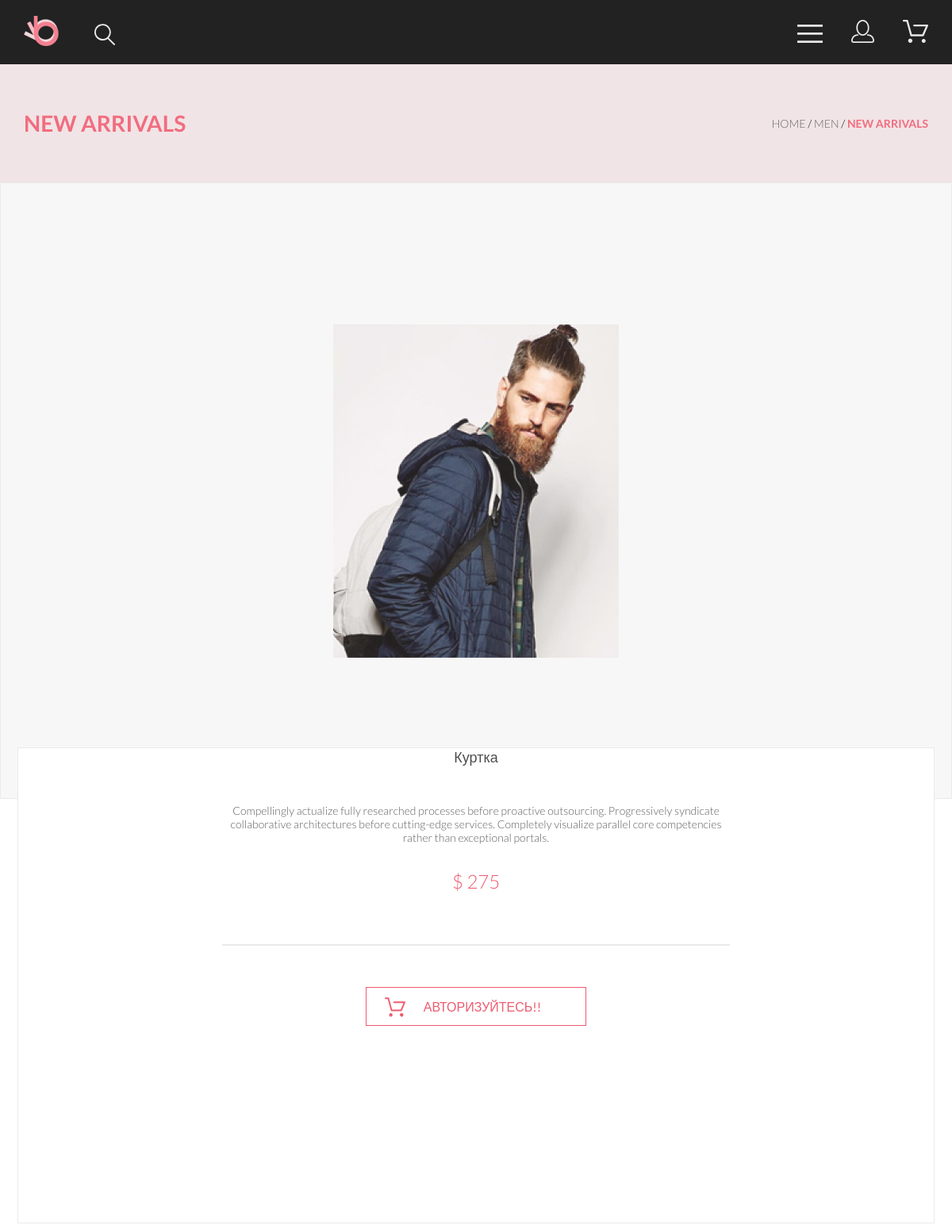
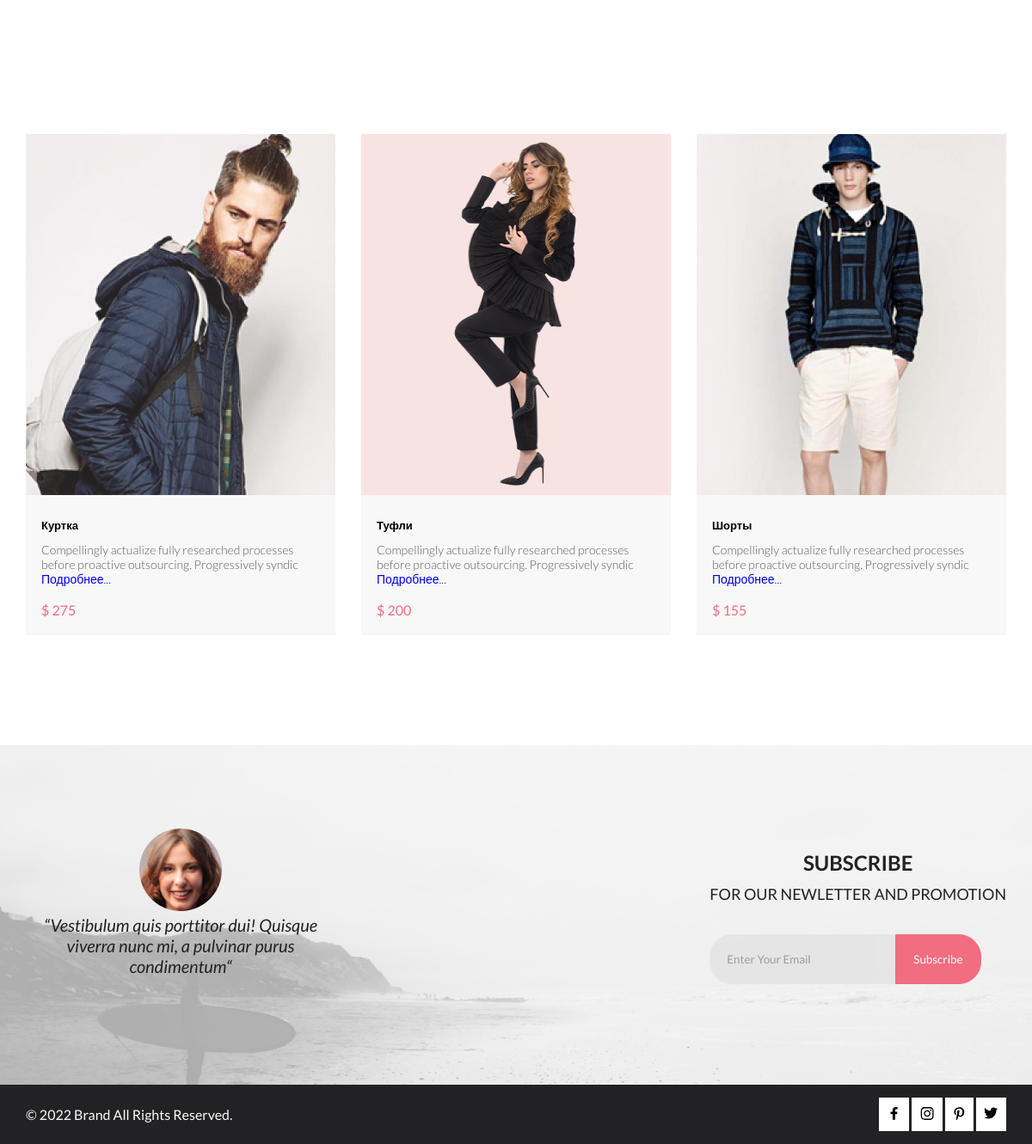
The page /product.php?id=4 on the database its author committed (2 pictures, top to bottom).
### tables this page shows
CREATE TABLE `goods` (
  `id` int NOT NULL,
  `name` text,
  `description` text,
  `price` int DEFAULT NULL,
  `collection_id` int DEFAULT NULL,
  `color` text,
  `size` int DEFAULT NULL,
  `img` text,
  `data_create` datetime NOT NULL DEFAULT CURRENT_TIMESTAMP,
  `views` int DEFAULT NULL
);

### public/product.php (the view, shortened to what this page needs)
<?php
include_once 'templates/head.php';
?>
<body>
    <?php
    include_once 'templates/header.php'
    ?>
    <div class="title">
        <div class="container title_wrap">
            <div class="title_name">
                <h1>NEW ARRIVALS </h1>
            </div>
            <div class="breadcrumbs">
                <p><a class="breadcrumbs-link" href="index.html">HOME</a> / <a class="breadcrumbs-link" href="#">MEN</a>
                    / <span class="breadcrumbs_red">NEW
                        ARRIVALS</span> </p>
            </div>
        </div>
    </div>
    <main class="content">
        <div class="content_wrap">
            <?php
            $id_good = $_GET['id'];
            $sql = "SELECT * FROM `goods` WHERE id=$id_good;";
            $result = mysqli_query($connect, $sql);
            $rows = mysqli_fetch_all($result, MYSQLI_ASSOC);
            foreach ($rows as $row) {
            ?>
            <div class="slide">
                <img class="slide_img" src="img/<?= $row['img'] ?>" alt="photo">
            </div>
            <div class="container description">
                <div class="container_des">
                    <h3 class="description__name-product"><?= $row['name'] ?></h3>
                    <p class="description__tx"><?= $row['description'] ?></p>
                    <p class="description__price">$ <?= $row['price'] ?></p>
                    <hr class="description__hr">
                    <?php
                        if ($_SESSION['id_user']) {
                        ?>
                    <a href="../models/basket.php?id=<?= $row['id'] ?>&active=add" class="description__btn link">
                        <svg width="27" height="25" viewBox="0 0 27 25" xmlns="http://www.w3.org/2000/svg">
                            <path
                                d="M5.49847 22.185C5.50635 21.752 5.64091 21.3309 5.88519 20.9748C6.12947 20.6186 6.47261 20.3431 6.87158 20.1828C7.27055 20.0226 7.7076 19.9848 8.12781 20.0741C8.54802 20.1635 8.93269 20.376 9.23358 20.685C9.53447 20.994 9.73817 21.3857 9.81909 21.811C9.90002 22.2363 9.85453 22.6763 9.68842 23.0756C9.52231 23.475 9.24296 23.8161 8.88538 24.0559C8.52779 24.2957 8.10791 24.4237 7.67847 24.4237C7.38955 24.4211 7.10399 24.3611 6.83807 24.2472C6.57216 24.1333 6.3311 23.9676 6.12866 23.7597C5.92623 23.5518 5.76639 23.3057 5.65826 23.0355C5.55013 22.7653 5.49584 22.4763 5.49847 22.185ZM21.3045 24.4237C20.8711 24.4303 20.4453 24.3087 20.0797 24.074C19.7141 23.8393 19.4247 23.5017 19.2471 23.103C19.0696 22.7042 19.0117 22.2618 19.0806 21.8303C19.1496 21.3988 19.3423 20.9971 19.6351 20.6748C19.9278 20.3524 20.3077 20.1236 20.728 20.0165C21.1482 19.9095 21.5903 19.929 21.9997 20.0724C22.4091 20.2159 22.7679 20.4771 23.0317 20.8238C23.2956 21.1706 23.453 21.5877 23.4845 22.0236C23.5269 22.6155 23.3369 23.2004 22.9555 23.6523C22.7706 23.8745 22.5436 24.0574 22.2877 24.1901C22.0319 24.3227 21.7524 24.4025 21.4655 24.4247L21.3045 24.4237ZM8.59351 17.4855C8.38116 17.4851 8.17488 17.414 8.00671 17.2833C7.83855 17.1525 7.71792 16.9694 7.66351 16.7624L3.73651 2.19527H0.978516C0.719001 2.19527 0.470064 2.09128 0.28656 1.90622C0.103056 1.72116 0 1.47018 0 1.20847C0 0.946764 0.103056 0.695782 0.28656 0.510726C0.470064 0.325669 0.719001 0.22168 0.978516 0.22168H4.45752C4.66982 0.222254 4.876 0.293463 5.04413 0.424184C5.21226 0.554905 5.33295 0.737883 5.38751 0.944787L9.31451 15.5119H20.0185L23.5765 7.12665H11.7185C11.459 7.12665 11.2101 7.02266 11.0266 6.83761C10.8431 6.65255 10.74 6.40157 10.74 6.13986C10.74 5.87815 10.8431 5.62717 11.0266 5.44211C11.2101 5.25705 11.459 5.15306 11.7185 5.15306H25.0535C25.2131 5.15352 25.3701 5.19451 25.5099 5.27223C25.6497 5.34995 25.7679 5.46195 25.8535 5.59784C25.9413 5.73569 25.9945 5.89303 26.0084 6.05627C26.0224 6.21951 25.9966 6.38368 25.9335 6.53465L21.5425 16.8935C21.469 17.0684 21.3462 17.2177 21.1895 17.3229C21.0327 17.4281 20.8488 17.4846 20.6605 17.4855H8.59351Z" />
                        </svg>Добавить в корзину</a>
                    <?php
                        } else {
                        ?>
                    <a href="registration.php?active=login" class="description__btn link">
                        АВТОРИЗУЙТЕСЬ!!</a>
                    <?php
                        }
                        ?>
                </div>
            </div>
            <?php
            }
            ?>
            <div class="container card card_product">
                <?php
                $sql = "select * from goods limit 3";
                $res = mysqli_query($connect, $sql);
                while ($data = mysqli_fetch_assoc($res)) {
                ?>
                <div class="card_item">
                    <img src="img/<?= $data['img'] ?>" alt="<?= $data['id'] ?>">
                    <h3 class="card_name"><?= $data['name'] ?></h3>
                    <p class="card_description"><?= substr($data['description'], 0, 100) ?>
                        <a href="product.php?id=<?= $data['id'] ?>" class="link">Подробнее...</a>
                    </p>
                    <p class="card_price">$ <?= $data['price'] ?></p>
                </div>
                <?php
                }; ?>
            </div>
        </div>
    </main>
    <div class="feetback">
        <div class="container subscrabe_wrap">
            <div class="comment">
                <img src="img/ava_comment.png" alt="avatar">
                <p>“Vestibulum quis porttitor dui! Quisque viverra nunc mi, a pulvinar purus condimentum“</p>
            </div>
            <div class="subscribe">
                <p><span>SUBSCRIBE</span> <br> FOR OUR NEWLETTER AND PROMOTION</p>
                <form class="subscribe_form">
                    <input type="email" class="email" minlength="4" maxlength="32" placeholder="Enter Your Email">
                    <input type="submit" class="submit" value="Subscribe">
                </form>
            </div>
        </div>
    </div>
    <?php
    include_once 'templates/footer.php'
    ?>

### public/css/style.css (style rules this page uses)
* { margin: 0; padding: 0; font-family: 'Lato', sans-serif; -webkit-box-sizing: border-box; box-sizing: border-box; }
.container { max-width: 1156px; padding: 0 8px; margin: 0 auto; }
.container_des { max-width: 640px; max-height: 600px; margin: 0 auto; text-align: center; }
.link { text-decoration: none; }
.feetback { background: url(../img/subscribe_bg.png) 50% no-repeat; background-size: cover; background-position: 24%; }
.subscrabe_wrap { display: -webkit-box; display: -ms-flexbox; display: flex; -ms-flex-wrap: wrap; flex-wrap: wrap; -webkit-box-pack: justify; -ms-flex-pack: justify; justify-content: space-between; -webkit-box-align: center; -ms-flex-align: center; align-items: center; color: #222224; }
.comment { width: 360px; font-style: italic; font-size: 20px; line-height: 24px; text-align: center; margin-top: 97px; margin-bottom: 126px; }
.subscribe { font-size: 18px; line-height: 30px; text-align: center; }
.subscribe_form { display: -webkit-box; display: -ms-flexbox; display: flex; margin-top: 32px; }
.subscribe > p > span { font-weight: bold; font-size: 24px; line-height: 167.2%; text-align: center; }
.email { border: none; background: #E1E1E1; border-top-left-radius: 26px; border-bottom-left-radius: 26px; padding: 20px; width: 216px; color: #222224; opacity: 0.67; }
.submit { border: none; background: #F16D7F; border: 1px solid #F16D7F; border-top-right-radius: 26px; border-bottom-right-radius: 26px; padding: 20px; color: #FFFFFF; -webkit-transition: 0.4s; transition: 0.4s; }
.title { background: #f1e4e6; }
.title_wrap { display: -webkit-box; display: -ms-flexbox; display: flex; -webkit-box-pack: justify; -ms-flex-pack: justify; justify-content: space-between; -webkit-box-align: center; -ms-flex-align: center; align-items: center; }
.title_name { font-size: 14px; line-height: 29px; color: #F16D7F; margin: 60px 0; }
.breadcrumbs { font-weight: 300; font-size: 14px; line-height: 17px; }
.breadcrumbs-link { color: #636363; text-decoration: none; border-bottom: 1px solid rgba(0, 0, 0, 0); -webkit-transition: 00.6s; transition: 00.6s; }
.breadcrumbs_red { font-weight: 700; color: #F16D7F; }
.slide { background: #F7F7F7; height: 777px; border: 1px solid #EAEAEA; display: -webkit-box; display: -ms-flexbox; display: flex; -webkit-box-pack: center; -ms-flex-pack: center; justify-content: center; -webkit-box-align: center; -ms-flex-align: center; align-items: center; position: relative; }
.description { height: 600px; background: #fff; border: 1px solid #EAEAEA; position: relative; bottom: 65px; }
.description__name-product { font-weight: 300; font-size: 18px; line-height: 22px; color: #4D4D4D; }
.description__tx { font-weight: 300; font-size: 14px; line-height: 17px; text-align: center; color: #5E5E5E; margin-top: 48px; }
.description__price { font-weight: 300; font-size: 24px; line-height: 29px; color: #EF5B70; margin-top: 32px; }
.description__hr { border: 1px solid #EAEAEA; margin: 65px 0; }
.description__btn { fill: #EF5B70; color: #EF5B70; border: 1px solid #EF5B70; padding: 14px 56px 14px 23px; -webkit-transition: 00.4s; transition: 00.4s; }
.description__btn > svg { margin-bottom: -7px; margin-right: 22px; }
.card { display: -webkit-box; display: -ms-flexbox; display: flex; -ms-flex-wrap: wrap; flex-wrap: wrap; -webkit-box-pack: justify; -ms-flex-pack: justify; justify-content: space-between; margin-bottom: 63px; }
.card_item { padding-bottom: 57px; width: 360px; background: #F8F8F8; margin-top: 30px; text-align: left; position: relative; -webkit-transition: 0.5s; transition: 0.5s; }
.card_name { font-size: 13px; line-height: 16px; color: #000000; margin: 24px 18px 12px 18px; }
.card_description { font-weight: 300; font-size: 14px; line-height: 17px; color: #5D5D5D; margin: 0 18px; }
.card_price { font-size: 16px; line-height: 19px; color: #F16D7F; position: absolute; left: 18px; bottom: 20px; }
.card_product { margin-top: 63px; margin-bottom: 128px; }

### rows shown on the page
goods: img (picture), name "Куртка", description "Compellingly actualize fully researched processes before proactive outsourcing. Progressively syndicate collaborative architectures before cutting-edge services. Completely visualize parallel core competencies rather than exceptional portals.", price "275", description "Compellingly actualize fully researched processes before proactive outsourcing. Progressively syndic"
goods: img (picture), name "Туфли", description "Compellingly actualize fully researched processes before proactive outsourcing. Progressively syndic", price "200"
goods: img (picture), name "Шорты", description "Compellingly actualize fully researched processes before proactive outsourcing. Progressively syndic", price "155"
